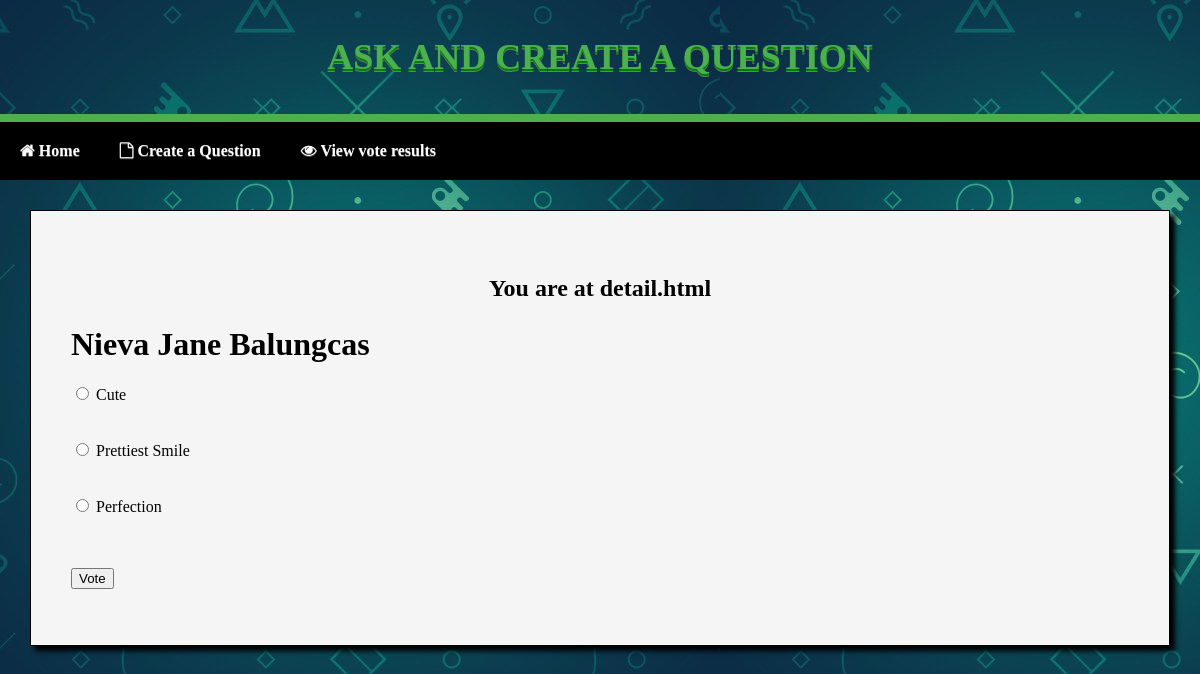
/polls/1/, run on an earlier commit of the app's database.
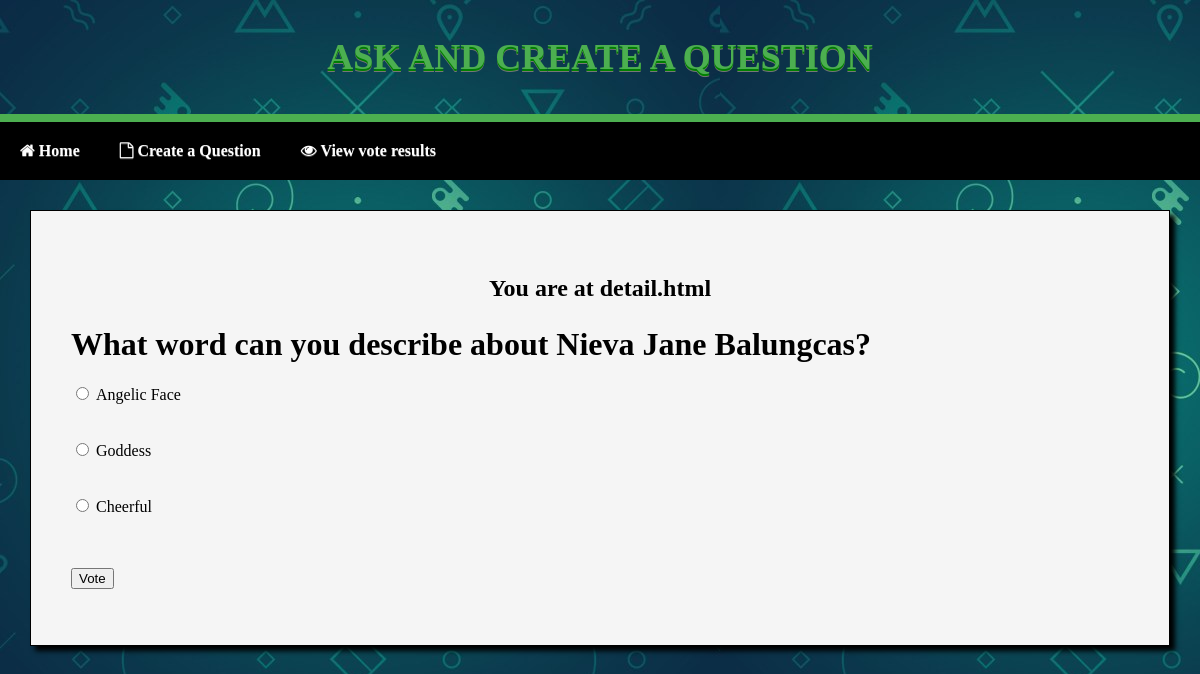
And on a later commit of the database.
### polls/models.py (models this page shows, shortened)
@python_2_unicode_compatible
class Question(models.Model):
	question_text = models.CharField(max_length=200)
	pub_date = models.DateTimeField('date published')
	def was_published_recently(self):
		now = timezone.now()
		return now - datetime.timedelta(days=1) <= self.pub_date <= now
	was_published_recently.admin_order_field = 'pub_date'
	was_published_recently.boolean = True
	was_published_recently.short_description = 'Published recently?'

@python_2_unicode_compatible
class Choice(models.Model):
	question = models.ForeignKey(Question, on_delete=models.CASCADE)
	choice_text = models.CharField(max_length=200)
	votes = models.IntegerField(default=0)

### polls/views.py (the view)
# urls.py: url(r'^(?P<pk>[0-9]+)/$', views.DetailView.as_view(), name='detail'),
class DetailView(generic.DetailView):
    model = Question
    template_name = 'polls/detail.html'

### polls/templates/polls/detail.html (shortened to what this page needs)
{% extends 'base/base.html' %}
{% load static %}
{% block content %}
<center>
	<h2><p>You are at detail.html</p></h2>
</center>
<h1>{{ question.question_text }}</h1>
<form action="{% url 'polls:vote' question.id %}" method="post">
{% for choice in question.choice_set.all %}
    <input type="radio" name="choice" id="choice{{ forloop.counter }}" value="{{ choice.id }}" />
    <label style="font-family:verdana;" for="choice{{ forloop.counter }}">{{ choice.choice_text }}</label><br />
	<br></br>
{% endfor %}
<input type="submit" value="Vote" />
</form>
{% endblock %}

### polls/templates/base/base.html (shortened to what this page needs)
{% load static %}
<link rel="stylesheet" type="text/css" href="{% static 'polls/style.css' %}" />
<html>
    <head>
		<link rel="stylesheet" type="text/css" href="{{STATIC_URL}}style.css">
		<link rel="stylesheet" href="https://cdnjs.cloudflare.com/ajax/libs/font-awesome/4.7.0/css/font-awesome.min.css">
    </head>
        <center><h1 class="titlestyle"><p class="textgreen" style="font-family:verdana;">Ask and Create a Question</p></h1></center>
		{% block nav %}
		<div class="engraved">
		<ul class="topnav">
		  <li>{% block nav-home %}<a href="{% url 'polls:index' %}"><i class="fa fa-home"></i> Home</a>{% endblock %}</li>
		  <li>{% block nav-create %}<a href="#news"><i class="fa fa-file-o"></i> Create a Question</a>{% endblock %}</li>
		  <li>{% block nav-vote %}<a href="#contact"><i class="fa fa-eye"></i> View vote results</a>{% endblock %}</li>
		</ul>
		</div>
		{% endblock %}
    <body>
        <div class="box">
            {% block content %}
            {% endblock %}
        </div>
    </body>
</html>

### polls/static/polls/style.css (style rules this page uses)
body { background: white url("images/Background.JPG"); background-repeat: repeat; margin: 0; }
i { width: 24px height: 24px }
.titlestyle { margin: 1em 0 0.5em 0; color: #343434; font-weight: bold; font-family: 'Ultra', sans-serif; font-size: 36px; line-height: 42px; text-transform: uppercase; text-shadow: 0 2px green, 0 3px #777; }
li a { color: green; font-family:verdana; }
a { font-family:verdana; }
.box { background-color: #f5f5f5; width: auto; padding: 40px; margin: 30px; border: 1px solid black; box-shadow: 5px 5px 5px #000000; }
.textgreen { color: #4CAF50; }
ul.topnav { list-style-type: none; margin: 0; padding: 0; overflow: hidden; background-color: black; border-top:8px solid #4CAF50; }
ul.topnav li { float: left; }
ul.topnav li a { display: block; color: white; font-weight: bold; text-align: center; padding: 20px 20px; text-decoration: none; }
.engraved { text-shadow: 0px 1px 0px rgba(255,255,255,.3), 0px -1px 0px rgba(0,0,0,.7); }

What changed in the data, as far as the page shows it:
changed Question: question_text "Nieva Jane Balungcas" → "What word can you describe about Nieva Jane Balungcas?"
changed Choice: choice "☐ Cute" → "☐ Angelic Face"; choice_text "Cute" → "Angelic Face"
changed Choice: choice "☐ Prettiest Smile" → "☐ Goddess"; choice_text "Prettiest Smile" → "Goddess"
changed Choice: choice "☐ Perfection" → "☐ Cheerful"; choice_text "Perfection" → "Cheerful"
